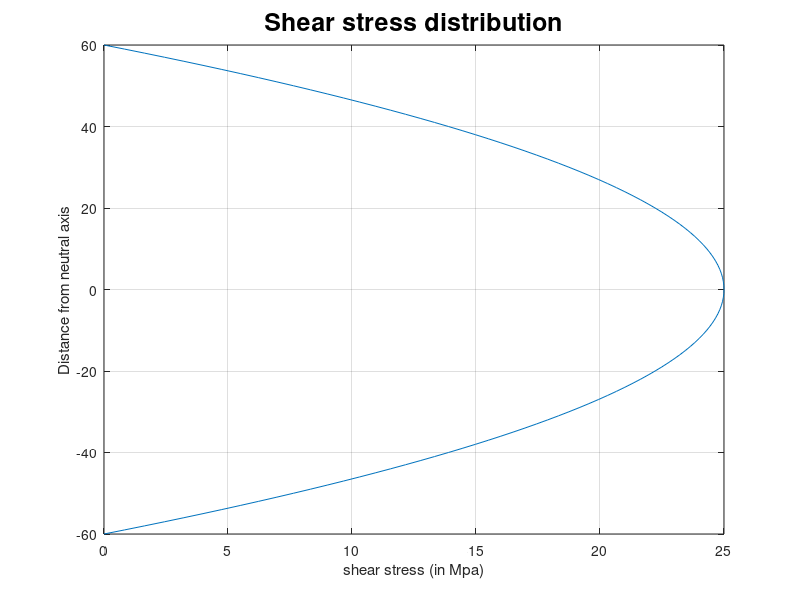

MATLAB code for this plot:
% developed by Himanshu Chouhan
close all
clear all
clc

% parameters for calculation of shear stress
f = 120000;                      % force in newton
b = 60;                          % width of rectangular section (in mm)
d = 120;                         % height of rectangular section (in mm)
i = b*d^3/12;                    % Moment of inertia of section (in mm^4)              
y = -b:b;                        % distance from neutral axis
sigma_shear = (f*((d/2)^2-y.^2))/(2*i);  % calculation of shear force

% Plotting the results so that we can have a graphical experice of how
% stress in changing with distance from neutral axis
plot(sigma_shear,y)
xlabel('shear stress (in Mpa)')
ylabel('Distance from neutral axis')
title('Shear stress distribution','fontsize',18)
grid on
